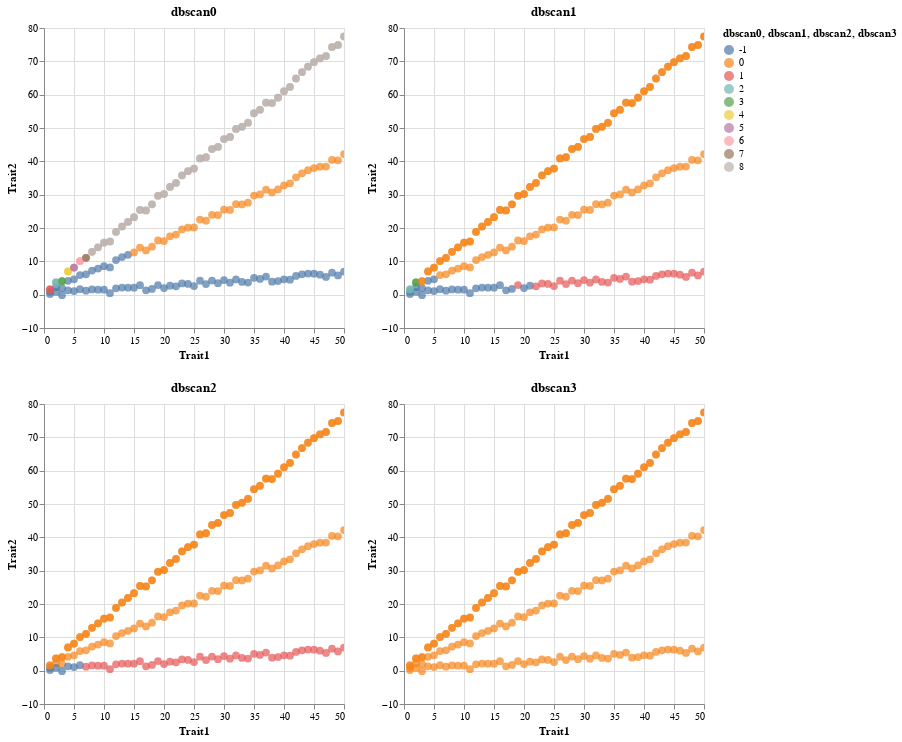

The notebook cell saved with this chart:
### Code cell
# Display charts
display(Markdown("# Plots with increaseing eps"))
(dbscan_charts[eps_labels[0]] | dbscan_charts[eps_labels[1]]) & (dbscan_charts[eps_labels[2]] | dbscan_charts[eps_labels[3]])

### Figure 1 — Vega-Lite specification as saved in the notebook (floating-point values rounded to 4 significant figures; data arrays with more than 128 entries replaced by an {"elided": "..."} marker saying what was removed)
{"config": {"view": {"continuousWidth": 300, "continuousHeight": 300}}, "vconcat": [{"hconcat": [{"mark": {"type": "circle", "size": 60}, "encoding": {"color": {"field": "dbscan0", "type": "nominal"}, "tooltip": [{"field": "dbscan0", "type": "quantitative"}, {"field": "Trait1", "type": "quantitative"}, {"field": "Trait2", "type": "quantitative"}], "x": {"field": "Trait1", "type": "quantitative"}, "y": {"field": "Trait2", "type": "quantitative"}}, "name": "view_98", "title": "dbscan0"}, {"mark": {"type": "circle", "size": 60}, "encoding": {"color": {"field": "dbscan1", "type": "nominal"}, "tooltip": [{"field": "dbscan1", "type": "quantitative"}, {"field": "Trait1", "type": "quantitative"}, {"field": "Trait2", "type": "quantitative"}], "x": {"field": "Trait1", "type": "quantitative"}, "y": {"field": "Trait2", "type": "quantitative"}}, "name": "view_99", "title": "dbscan1"}]}, {"hconcat": [{"mark": {"type": "circle", "size": 60}, "encoding": {"color": {"field": "dbscan2", "type": "nominal"}, "tooltip": [{"field": "dbscan2", "type": "quantitative"}, {"field": "Trait1", "type": "quantitative"}, {"field": "Trait2", "type": "quantitative"}], "x": {"field": "Trait1", "type": "quantitative"}, "y": {"field": "Trait2", "type": "quantitative"}}, "name": "view_100", "title": "dbscan2"}, {"mark": {"type": "circle", "size": 60}, "encoding": {"color": {"field": "dbscan3", "type": "nominal"}, "tooltip": [{"field": "dbscan3", "type": "quantitative"}, {"field": "Trait1", "type": "quantitative"}, {"field": "Trait2", "type": "quantitative"}], "x": {"field": "Trait1", "type": "quantitative"}, "y": {"field": "Trait2", "type": "quantitative"}}, "name": "view_101", "title": "dbscan3"}]}], "data": {"name": "data-2c6eeb83056ec8f60f0ef2f89815050e"}, "params": [{"name": "param_140", "select": {"type": "interval", "encodings": ["x", "y"]}, "bind": "scales", "views": ["view_98"]}, {"name": "param_141", "select": {"type": "interval", "encodings": ["x", "y"]}, "bind": "scales", "views": ["view_99"]}, {"name": "param_142", "select": {"type": "interval", "encodings": ["x", "y"]}, "bind": "scales", "views": ["view_100"]}, {"name": "param_143", "select": {"type": "interval", "encodings": ["x", "y"]}, "bind": "scales", "views": ["view_101"]}], "$schema": "https://vega.github.io/schema/vega-lite/v5.16.3.json", "datasets": {"data-2c6eeb83056ec8f60f0ef2f89815050e": {"elided": "200 records"}}}
